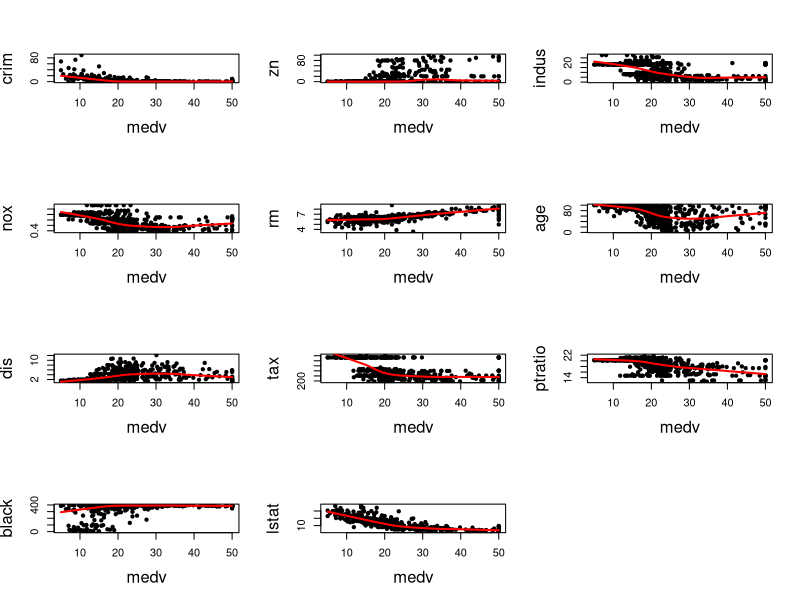

Recreate this plot in R.
if (!require(MASS)) install.packages('MASS')
library(MASS)

data("Boston")
Boston <- Boston[,-c(4,9)]

#Scatterplot
dev.new(width=6, height=5)
par(mfrow=c(4,3))

for (i in 1:11) {
  x <- Boston[,i]
  plot(Boston$medv, x, xlab="medv", ylab=colnames(Boston)[i], pch=20, cex.lab=1.5)
  #abline(lm(Boston$medv~x), col="red") # regression line (y~x)
  lines(lowess(Boston$medv, x),lty="solid" , col="red", lwd=2) # lowess line (x,y)
}